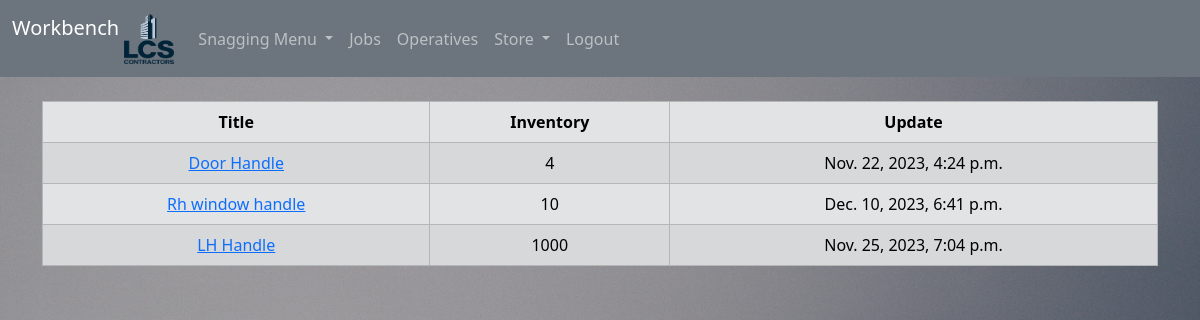
The app's page /store/items_collection/3 (signed in) with its own data.
### store/models.py (models this page shows, shortened)
class Material(models.Model):
    title = models.CharField(max_length=200)
    inventory = models.PositiveIntegerField()
    description = models.TextField(null=True, blank=True)
    update = models.DateTimeField(auto_now=True)
    collection = models.ForeignKey(Collection, on_delete=models.PROTECT)
    site = models.ForeignKey(Site, on_delete=models.PROTECT)
    class Meta:
        ordering = ["inventory", "title"]

### store/views.py (the view)
def items_collection(request, pk):
    if request.user.is_authenticated:
        collections = get_object_or_404(
            Collection,
            id=pk,
        ).material_set.all()
        return render(
            request,
            "store/items_collection.html",
            {"collections": collections},
        )

### store/templates/store/items_collection.html (shortened to what this page needs)
{%extends 'base.html'%} {%block content%}
<table class="table table-hover table-bordered table-secondary table-striped">
  {%if user.is_authenticated and user.is_staff %}
  <thead class="table-secondary">
    <tr>
      <th scope="col">Title</th>
      <th scope="col">Inventory</th>
      <th scope="col">Update</th>
    </tr>
  </thead>
  <tbody>
    {% if collections %} {%for collection in collections%}
    <tr>
      <td>
        <a href="{% url 'store/update_material' collection.id %}"
          >{{ collection.title }}</a
        >
      </td>
      <td>{{collection.inventory}}</td>
      <td>{{collection.update }}</td>
    </tr>
    {%endfor%}
  </tbody>
</table>
{% endif %} {% endif %} {% endblock %}

### static/style.css (style rules this page uses)
body { background-image: url(bkg1.jpg); background-color: cadetblue; background-size: cover; background-attachment: fixed; background-position: center; height: auto; background-repeat: no-repeat; text-align: center; }

### records on screen
Material: title "Door Handle", inventory "4", update "Nov. 22, 2023, 4:24 p.m."
Material: title "Rh window handle", inventory "10", update "Dec. 10, 2023, 6:41 p.m."
Material: title "LH Handle", inventory "1000", update "Nov. 25, 2023, 7:04 p.m."
